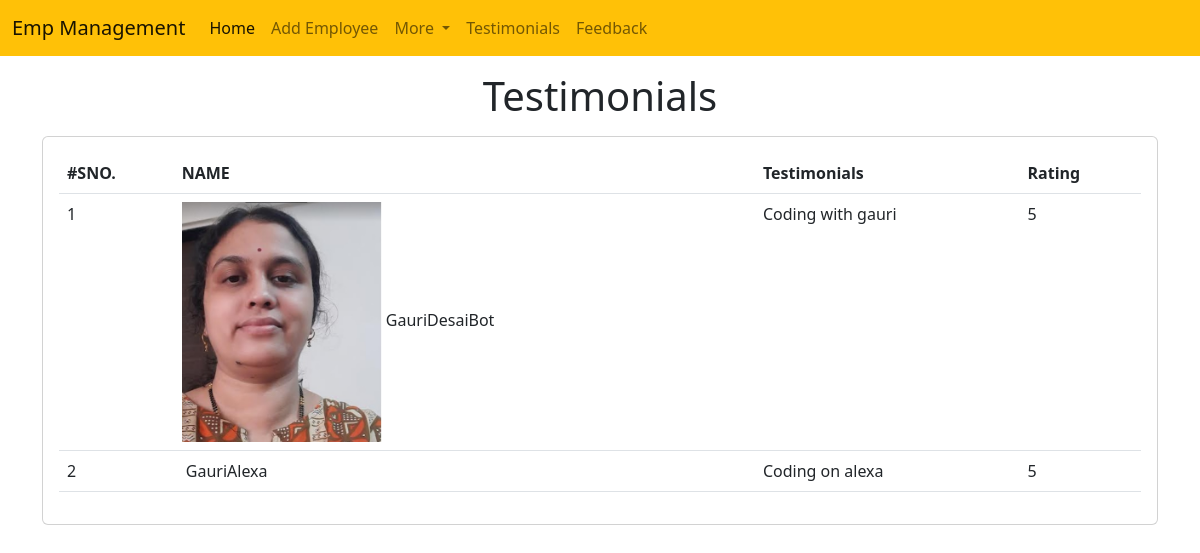
Page /emp/testimonials/ on the committed database.
### emp/models.py (models this page shows, shortened)
class Testimonial(models.Model):
    name=models.CharField(max_length=200)
    testimonial=models.TextField()
    picture=models.ImageField(upload_to="testimonials/")
    rating=models.IntegerField(max_length=1)

### emp/views.py (the view)
# urls.py: path("testimonials/",testimonials),
def testimonials(request):
    testi=Testimonial.objects.all()
    return render(request, "emp/testimonials.html",{
        'testi':testi
    })

### templates/emp/testimonials.html (shortened to what this page needs)
<!DOCTYPE html>
<html lang="en">
<head>
    <link href="https://cdn.jsdelivr.net/npm/bootstrap@5.2.0-beta1/dist/css/bootstrap.min.css"
          rel="stylesheet"
 />
</head>
<body>
    {% include 'emp/navbar.html' %}
    <h1 class="text-center my-3">Testimonials</h1>
    <div class="container">
        <div class="row">
            <div class="col-md-12">
                <div class="card">
                    <div class="card-body">
                        <table class="table">
                            <thead>
                                <tr>
                                    <th>#SNO.</th>
                                    <th>NAME</th>
                                    <th>Testimonials</th>
                                    <th>Rating</th>
                                </tr>
                            </thead>
                            <tbody>
                                {% for t in testi %}
                                <tr>
                                    <td>
                                        {{forloop.counter}}
                                    </td>
                                    <td>
                                        <img style="max-width: 200px;" src="/media/{{t.picture}}" alt="">
                                        {{t.name}}
                                    </td>
                                    <td>
                                        {{t.testimonial}}
                                    </td>
                                    <td>
                                        {{t.rating}}
                                    </td>
                                </tr>
                                {% endfor %}
                            </tbody>
                        </table>
                    </div>
                </div>
            </div>
        </div>
    </div>
</body>
</html>

### rows in the picture
Testimonial: picture (picture), name "GauriDesaiBot", testimonial "Coding with gauri", rating "5"
Testimonial: name "GauriAlexa", testimonial "Coding on alexa", rating "5"
